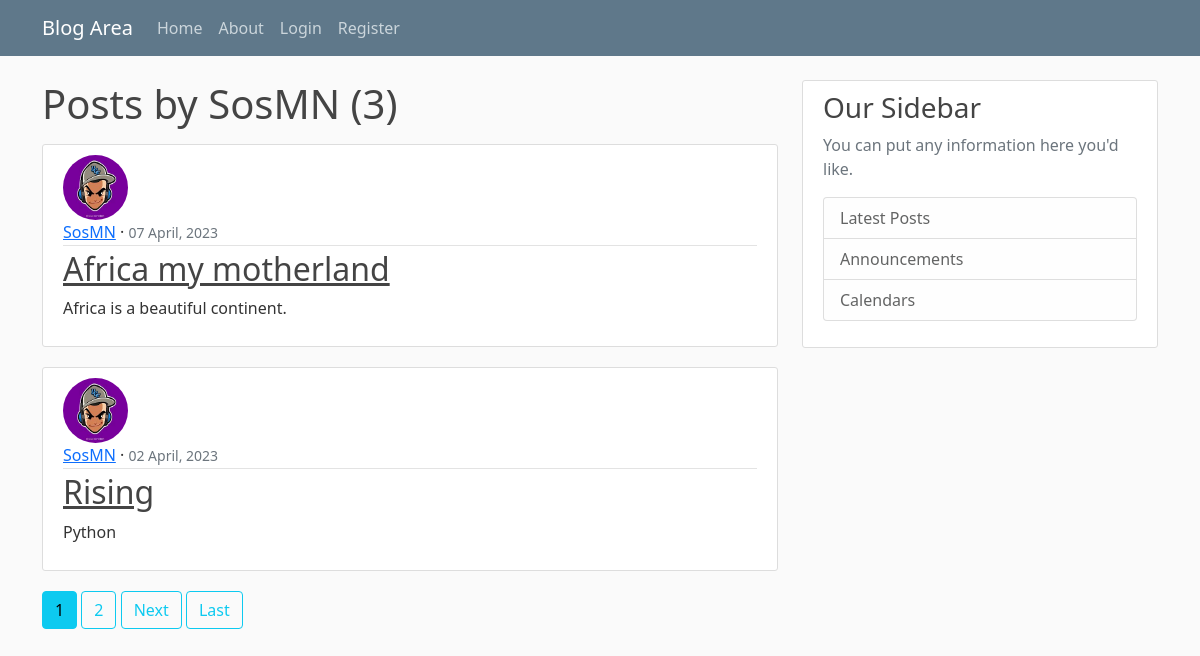
Page /user/SosMN on the committed database.
### blog/models.py (models this page shows, shortened)
class Post(models.Model):
    title = models.CharField(max_length=80)
    content = models.TextField()
    date_posted = models.DateTimeField(default=timezone.now)
    author = models.ForeignKey(User, on_delete=models.CASCADE)

### users/models.py (models this page shows, shortened)
class Profile(models.Model):
    user = models.OneToOneField(User, on_delete=models.CASCADE)
    image = models.ImageField(default='default.jpg', upload_to='profile_pics')

### blog/views.py (the view)
# urls.py: path('user/<str:username>', UserPostListView.as_view(), name='user-posts'),
class UserPostListView(ListView):
    model = Post
    template_name = 'user_posts.html'     #<app>/<model>_<viewtype>.html
    context_object_name = 'posts'
    paginate_by = 2
    def get_queryset(self):
        user = get_object_or_404(User, username=self.kwargs.get('username'))
        return Post.objects.filter(author=user).order_by('-date_posted')

### blog/templates/user_posts.html (shortened to what this page needs)
{% extends "base.html" %}
{% block content %}
    <h1 class="mb-3">Posts by {{ view.kwargs.username }} ({{ page_obj.paginator.count }})</h1>
    {% for post in posts %}
        <article class="media content-section">
            <img class="rounded-circle article-img" src="{{ post.author.profile.image.url }}">
            <div class="media-body">
                <div class="article-metadata">
                    <a class="mr-2" href="{% url 'user-posts' post.author.username %}">{{ post.author }}</a> &middot;
                    <small class="text-muted">{{ post.date_posted|date:"d F, Y" }}</small>
                </div>
                <h2><a class="article-title" href="{%url 'post-detail' post.id  %}">{{ post.title }}</a></h2>
                <p class="article-content">{{ post.content }}</p>
            </div>
        </article>
    {% endfor %}
    {% if is_paginated %}
        {% for num in page_obj.paginator.page_range %}
            {% if page_obj.number == num %}
                <a class="btn btn-info mb-4" href="?page={{ num }}">{{ num }}</a>
            {% elif num > page_obj.number|add:'-3' and num < page_obj.number|add:'3' %}
                <a class="btn btn-outline-info mb-4" href="?page={{ num }}">{{ num }}</a>
            {% endif %}
        {% endfor %}
        {% if page_obj.has_next %}
            <a class="btn btn-outline-info mb-4" href="?page={{ page_obj.next_page_number }}">Next</a>
            <a class="btn btn-outline-info mb-4" href="?page={{ page_obj.paginator.num_pages }}">Last</a>
        {% endif %}
    {% endif %}
{% endblock content%}

### blog/static/blog/main.css (style rules this page uses)
body { background: #fafafa; color: #333333; margin-top: 5rem; }
h1, h2, h3, h4, h5, h6 { color: #444444; }
.content-section { background: #ffffff; padding: 10px 20px; border: 1px solid #dddddd; border-radius: 3px; margin-bottom: 20px; }
.article-title { color: #444444; }
.article-content { white-space: pre-line; }
.article-img { height: 65px; width: 65px; margin-right: 16px; }
.article-metadata { padding-bottom: 1px; margin-bottom: 4px; border-bottom: 1px solid #e3e3e3 }

### rows in the picture
Post: author.profile.image (picture), author "SosMN", date_posted "07 April, 2023", title "Africa my motherland", content "Africa is a beautiful continent."
Post: author.profile.image (picture), author "SosMN", date_posted "02 April, 2023", title "Rising", content "Python"

### other values in the picture
{{ view.kwargs.username }} "SosMN"
{{ page_obj.paginator.count }} "3"
{{ num }} "1"
{{ num }} "2"
